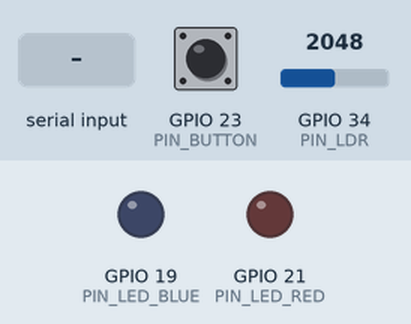
Simulated run of this sketch. Board: ESP32. On the bench: output pins drawn as LEDs (lit = HIGH). Dashed ring = blinking. The inputs (shaded band) are chosen by the test bench; at power-on: GPIO 34 (PIN_LDR) = 2048, GPIO 23 (PIN_BUTTON) HIGH. What the sketch prints to the serial monitor is not drawn.

Above: at 1.2 s.
1.3 s: GPIO 34 (PIN_LDR) set to 1308
2.8 s: GPIO 34 (PIN_LDR) set to 1200
5.5 s: "1" received over Serial
At 5.65 s:
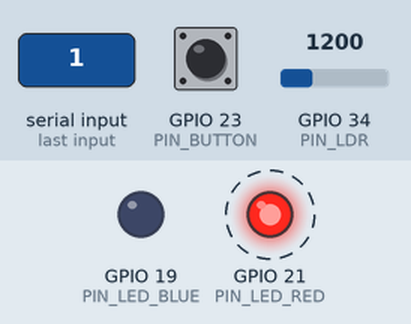
At 6.55 s:
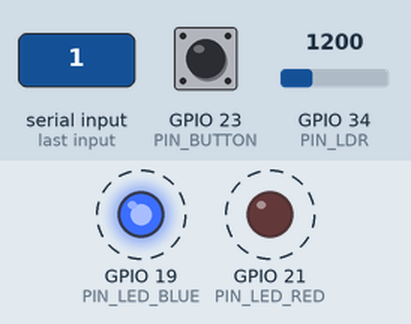
9.0 s: GPIO 23 (PIN_BUTTON) pulled LOW for 0.15 s
At 10.3 s:
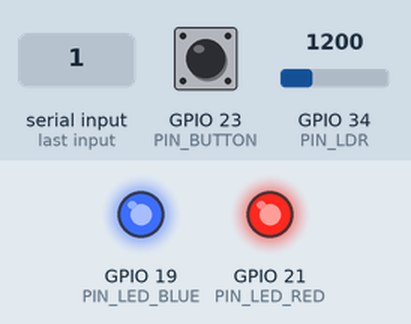
13.3 s: GPIO 23 (PIN_BUTTON) pulled LOW for 1 s
Timing chart, 0 to 17.0 s (numbered marks = the images above; inputs shaded):
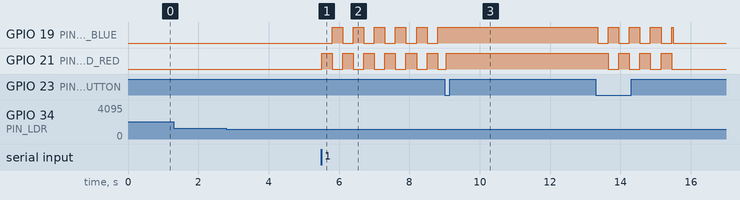

Measured:
- after the input at 1.3 s, every drawn part: stays the same
- after the input at 2.8 s, every drawn part: stays the same
- after the input at 5.5 s, GPIO 19 (PIN_LED_BLUE): alternates HIGH for 0.30 s and LOW for 0.30 s, starting after 0.30 s; GPIO 21 (PIN_LED_RED): alternates HIGH for 0.30 s and LOW for 0.30 s, starting at once
- after the input at 9.0 s, GPIO 19 (PIN_LED_BLUE): stops changing and stays HIGH

The sketch:

mainESP.ino
```cpp
// ---------------------------- Pin Definitions ------------------------------
const uint8_t PIN_LED_RED   = 21;
const uint8_t PIN_LED_BLUE  = 19;
const uint8_t PIN_BUTTON    = 23;   // INPUT_PULLUP, LOW = pressed
const uint8_t PIN_LDR       = 34;   // ADC1_CH6, input-only pin

// ---------------------------- Tunable Constants -----------------------------
const int      DARK_THRESHOLD    = 1250;  // Calibrated: dark ~800, light ~1700
const uint32_t ALARM_DURATION_MS = 10000; // 10 seconds LEDs stay on after motion
const uint32_t DEBOUNCE_MS       = 50;    // Button debounce window
const uint32_t TELEMETRY_PERIOD_MS = 1000; // How often to print status
const uint32_t BLINK_INTERVAL_MS  = 300;  // How fast Red/Blue alternate in BLINK mode

// ---------------------------- Light Modes ------------------------------------
enum LightMode {
  MODE_BLINK = 0,   // Red and Blue alternate
  MODE_SOLID = 1    // Red and Blue both on steadily
};

LightMode currentMode = MODE_BLINK; // Starting mode — button toggles from here

// ---------------------------- System State ----------------------------------
bool alarmActive        = false; // True while the LEDs should be displaying
uint32_t alarmStartTime = 0;     // millis() timestamp of last motion trigger

// Non-blocking blink state (only used while alarmActive && MODE_BLINK)
uint32_t lastBlinkToggle = 0;
bool     blinkShowRed    = true; // true = Red on/Blue off, false = Blue on/Red off

// Button debouncing state
bool     lastRawButtonState   = HIGH; // raw pin reading from previous loop
bool     stableButtonState    = HIGH; // debounced/confirmed state
uint32_t lastButtonChangeTime = 0;

// Telemetry timing
uint32_t lastTelemetryTime = 0;

// -----------------------------------------------------------------------------
void setup() {
  Serial.begin(115200);
  Serial.setTimeout(10);

  pinMode(PIN_LED_RED,  OUTPUT);
  pinMode(PIN_LED_BLUE, OUTPUT);
  pinMode(PIN_BUTTON,   INPUT_PULLUP);

  setLEDs(false, false); // Ensure both LEDs start OFF

  Serial.println("=== ESP32 Motion Security System v2 — Booted ===");
  Serial.println(">> Starting mode: BLINK");
}

// -----------------------------------------------------------------------------
void loop() {
  uint32_t now = millis();

  handleButton(now);      // Non-blocking debounce + mode toggle
  handleSerialInput(now);  // Read '1'/'0' from laptop, arm alarm if needed
  updateAlarmTimer(now);   // Turn alarm off once 30s has elapsed
  updateLEDs(now);         // Drive the LEDs according to alarmActive + currentMode
  printTelemetry(now);     // Periodic status print
}

// -----------------------------------------------------------------------------
// Reads the button with software debouncing and toggles currentMode on a
// confirmed HIGH -> LOW transition (press). Fully non-blocking.
void handleButton(uint32_t now) {
  bool rawState = digitalRead(PIN_BUTTON);

  // If the raw reading changed, restart the debounce timer.
  if (rawState != lastRawButtonState) {
    lastButtonChangeTime = now;
    lastRawButtonState = rawState;
  }

  // If the reading has been stable for DEBOUNCE_MS, accept it as the true state.
  if ((now - lastButtonChangeTime) > DEBOUNCE_MS) {
    if (rawState != stableButtonState) {
      stableButtonState = rawState;

      // A press is a transition to LOW (button connects pin to GND).
      if (stableButtonState == LOW) {
        // Cycle between the two modes.
        currentMode = (currentMode == MODE_BLINK) ? MODE_SOLID : MODE_BLINK;

        Serial.print(">> BUTTON PRESSED — Mode now: ");
        Serial.println(currentMode == MODE_BLINK ? "BLINK" : "SOLID");

        // Reset blink phase so the new mode starts cleanly.
        lastBlinkToggle = now;
        blinkShowRed = true;
      }
    }
  }
}

// -----------------------------------------------------------------------------
// Reads a single character from Serial (sent by the laptop app each frame).
// '1' = motion detected this frame, '0' = no motion. Any other byte ignored.
void handleSerialInput(uint32_t now) {
  while (Serial.available() > 0) {
    char c = (char)Serial.read();

    if (c == '1') {
      bool roomIsDark = (analogRead(PIN_LDR) < DARK_THRESHOLD);

      if (roomIsDark) {
        if (!alarmActive) {
          // Fresh trigger — reset blink phase so it starts clean.
          lastBlinkToggle = now;
          blinkShowRed = true;
        }
        alarmActive    = true;
        alarmStartTime = now;   // (re)start the 30s countdown
      }
      // If the room is bright, a '1' is simply ignored — no alarm.
    }
    // '0' bytes need no action: the timer in updateAlarmTimer() naturally
    // turns things off after 30s of no fresh '1's.
  }
}

// -----------------------------------------------------------------------------
// Non-blocking timeout: once ALARM_DURATION_MS has passed since the last
// motion trigger, switch the alarm off.
void updateAlarmTimer(uint32_t now) {
  if (alarmActive && (now - alarmStartTime >= ALARM_DURATION_MS)) {
    alarmActive = false;
    Serial.println(">> 30s elapsed with no new motion — Alarm OFF");
  }
}

// -----------------------------------------------------------------------------
// Drives the Red/Blue LEDs based on whether the alarm is active and which
// display mode is currently selected. Fully non-blocking (uses millis()
// for the blink timing instead of delay()).
void updateLEDs(uint32_t now) {
  if (!alarmActive) {
    setLEDs(false, false);
    return;
  }

  if (currentMode == MODE_SOLID) {
    setLEDs(true, true); // Both LEDs on steadily
  } else {
    // MODE_BLINK: alternate which LED is lit every BLINK_INTERVAL_MS.
    if (now - lastBlinkToggle >= BLINK_INTERVAL_MS) {
      lastBlinkToggle = now;
      blinkShowRed = !blinkShowRed;
    }
    setLEDs(blinkShowRed, !blinkShowRed); // exactly one of the two is on
  }
}

// -----------------------------------------------------------------------------
// Convenience helper to set both LEDs at once.
void setLEDs(bool redOn, bool blueOn) {
  digitalWrite(PIN_LED_RED,  redOn  ? HIGH : LOW);
  digitalWrite(PIN_LED_BLUE, blueOn ? HIGH : LOW);
}

// -----------------------------------------------------------------------------
// Prints LDR reading, dark/light status, alarm state, current mode, and
// remaining alarm time, once per second — useful for debugging without
// flooding the Serial Monitor.
void printTelemetry(uint32_t now) {
  if (now - lastTelemetryTime < TELEMETRY_PERIOD_MS) return;
  lastTelemetryTime = now;

  int ldrValue = analogRead(PIN_LDR);
  bool roomIsDark = (ldrValue < DARK_THRESHOLD);

  uint32_t remainingMs = 0;
  if (alarmActive) {
    uint32_t elapsed = now - alarmStartTime;
    remainingMs = (elapsed < ALARM_DURATION_MS) ? (ALARM_DURATION_MS - elapsed) : 0;
  }

  Serial.print("[STATUS] LDR=");
  Serial.print(ldrValue);
  Serial.print(" (");
  Serial.print(roomIsDark ? "DARK" : "LIGHT");
  Serial.print(") | Mode=");
  Serial.print(currentMode == MODE_BLINK ? "BLINK" : "SOLID");
  Serial.print(" | Alarm=");
  Serial.print(alarmActive ? "ON" : "OFF");
  Serial.print(" | TimeLeft=");
  Serial.print(remainingMs / 1000);
  Serial.println("s");
}
```
